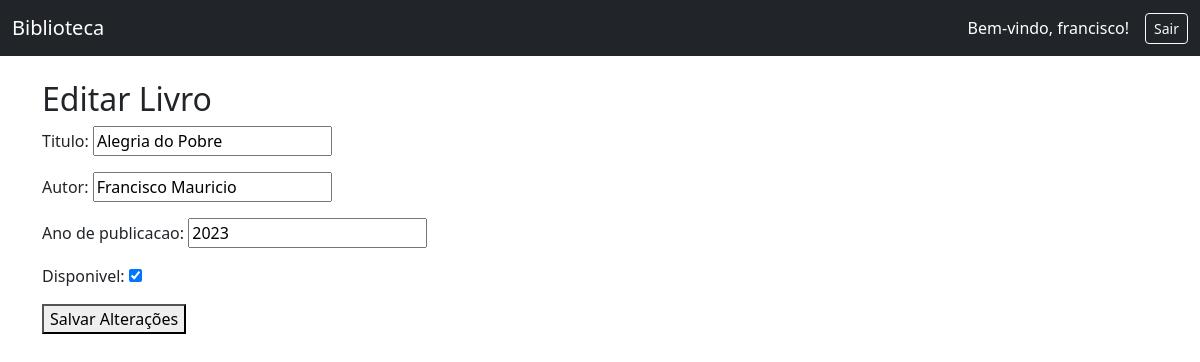
The app's page /edita/2/ (signed in) with its own data.
### livros/models.py (models this page shows, shortened)
class Livros(models.Model):
    titulo=models.CharField(max_length=100)
    autor =models.CharField(max_length=100)
    ano_de_publicacao=models.IntegerField()
    disponivel = models.BooleanField(default=True)

### livros/views.py (the view)
# urls.py: path('edita/<int:pk>/', views.editar_livros, name='editar'),
@login_required
def editar_livros(request, pk):
    livro=get_object_or_404(Livros, pk=pk)
    if request.method =='POST':
        form =LivrosForm(request.POST, instance=livro)
        if form.is_valid():
            form.save()
            return redirect('listar_livros')
    else:
        form =LivrosForm(instance=livro)
    return render(request, 'pages/editar.html', {'form': form})

### livros/forms.py
class LivrosForm(forms.ModelForm):
        class Meta:
                model = Livros
                fields = '__all__'

### livros/templates/pages/editar.html (shortened to what this page needs)
{% extends 'pages/base.html' %}
{% block content%}
<h2>Editar Livro</h2>
<form method="post">
    {{ form.as_p }}
    <button type="submit">Salvar Alterações</button>
</form>
{%endblock%}

### livros/templates/pages/base.html (shortened to what this page needs)
<!DOCTYPE html>
<html lang="pt-br">
<head>
    <link href="https://cdn.jsdelivr.net/npm/bootstrap@5.3.0/dist/css/bootstrap.min.css" rel="stylesheet">
</head>
<body>
    <nav class="navbar navbar-expand-lg navbar-dark bg-dark">
        <div class="container-fluid d-flex justify-content-between align-items-center">
            <a class="navbar-brand" href="{% url 'home' %}">Biblioteca</a>
            {% if user.is_authenticated %}
            <div class="d-flex align-items-center gap-3">
                <span class="text-white">Bem-vindo, {{ user.username }}!</span>
                <a href="{% url 'logout' %}" class="btn btn-outline-light btn-sm">Sair</a>
            </div>
            {% endif %}
        </div>
    </nav>
    <div class="container mt-4">
        {% block content %}
        {% endblock %}
    </div>
</body>
</html>

### records on screen
Livros: titulo "Alegria do Pobre", autor "Francisco Mauricio", ano_de_publicacao "2023", disponivel "☑"

### other values on screen
{{ user.username }} "francisco"
